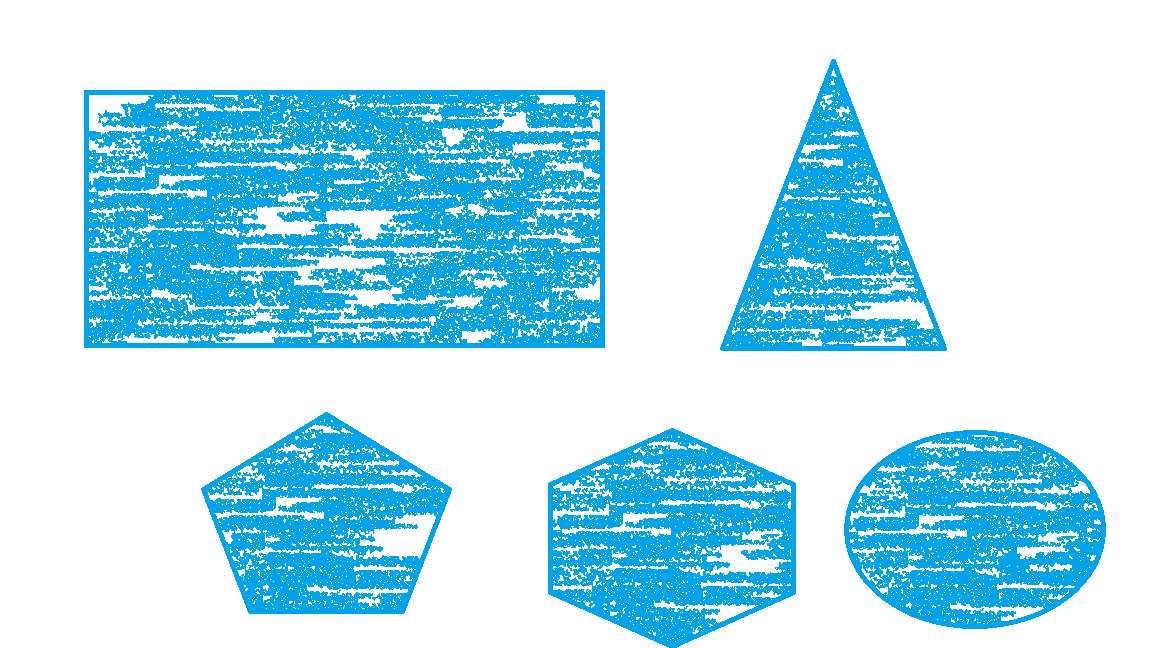
#> input picture islemler/sekiller.png, 1152 x 648 px
$ python sekilalgi.py
#> lines starting #> are read from the running program, lines starting #| are printed output that depends on the picture; after the words box and inside, x2 and y2 are one past the last pixel; in counts of white or black regions, pixels touching at a corner belong together
import cv2

import  numpy as np

img=cv2.imread("sekiller.png")
#> img is the input picture: shape (648, 1152, 3); mean B, G, R 248.5, 228.7, 182.9
font=cv2.FONT_HERSHEY_COMPLEX
gri=cv2.cvtColor(img,cv2.COLOR_BGR2GRAY)
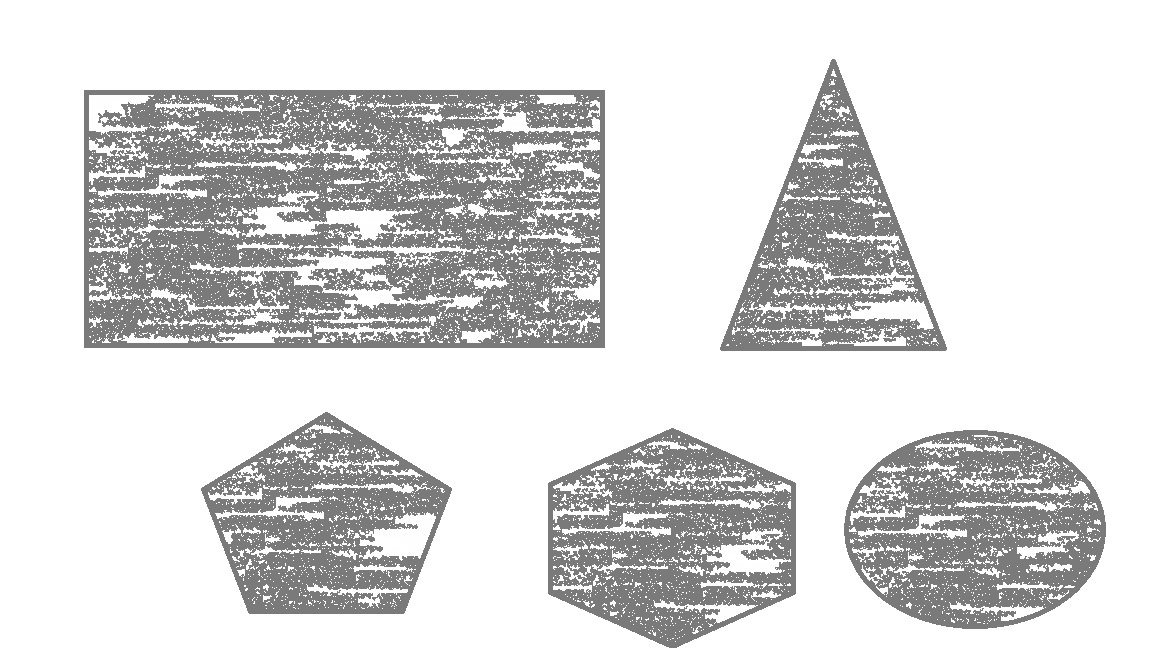
#> gri: shape (648, 1152); min 122, max 255, mean 217.4
a,thresh=cv2.threshold(gri,200,300,cv2.THRESH_BINARY)
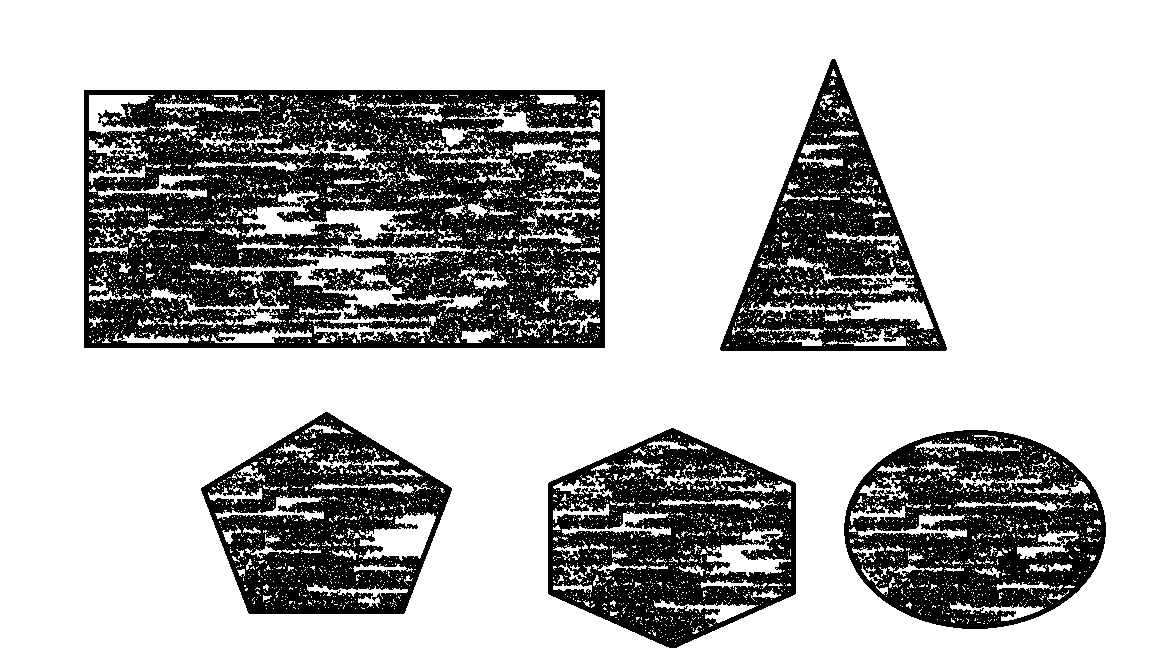
#> thresh: shape (648, 1152); 71.7% white; 5 black regions
kontur,b=cv2.findContours(thresh,cv2.RETR_TREE,cv2.CHAIN_APPROX_SIMPLE)
#> kontur = 6880 contours, 6679 with area under 20; largest, box (x1, y1, x2, y2) and area: (0, 0, 1152, 648) 703090, (83, 89, 606, 349) 135196, (843, 429, 1107, 630) 41226, (200, 411, 453, 615) 35606, (719, 58, 948, 352) 34377

for i in kontur:
    e=0.01*cv2.arcLength(i,True)
    approx=cv2.approxPolyDP(i,e,True)
    cv2.drawContours(img,(approx),0,5)

    x=approx.ravel()[0]
    y = approx.ravel()[1]
    print(approx)
    print(len(approx))

    if len(approx)==3:
        cv2.putText(img,"ucgen",(x,y),font,1,1,(0))
    elif len(approx)==4:
        cv2.putText(img, "dikdortgen", (x, y), font, 1, 1, (0))
    elif len(approx) == 5:
        cv2.putText(img, "cokgen", (x, y), font, 1, 1, (0))
    elif len(approx) == 6:
        cv2.putText(img, "altıgen", (x, y), font, 1, 1, (0))
    else:

        cv2.putText(img, "daire", (x, y), font, 1, 1, (0))
#> this loop made 6880 passes
#> (e, x, y) on passes 1 to 3: (0, 675, 641), (0, 667, 640), (0, 670, 639)
#> (printed output is left out)
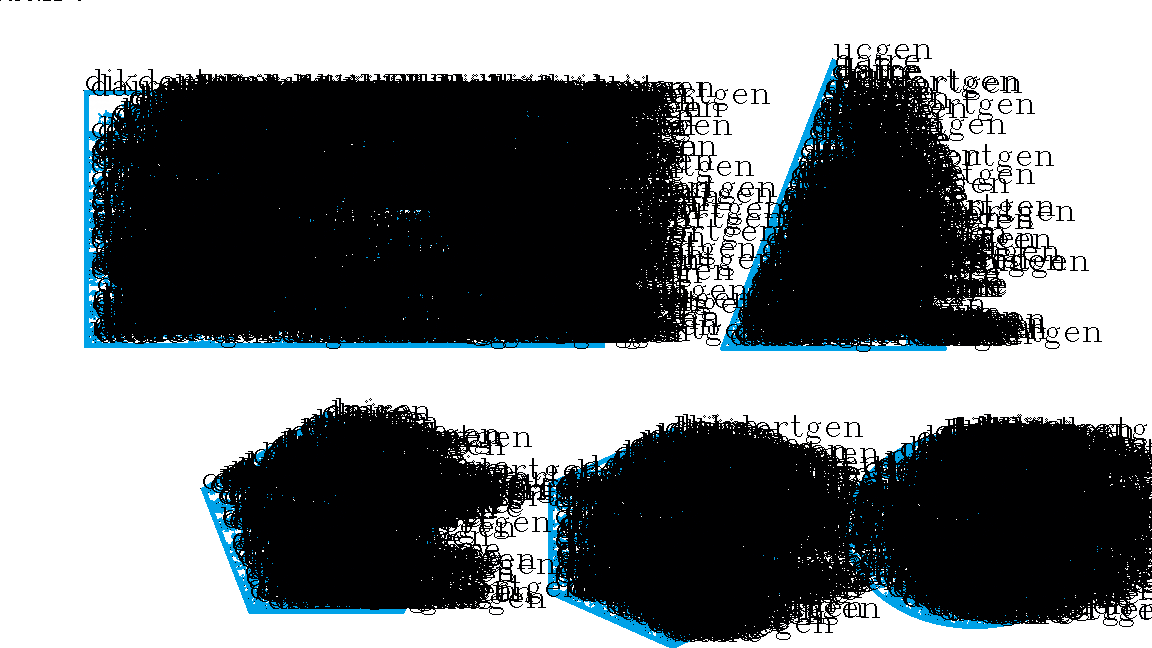
#> img: shape (648, 1152, 3); mean B, G, R 129, 126.9, 123.2

cv2.imshow("a",img)
cv2.waitKey(0)
cv2.destroyAllWindows()
